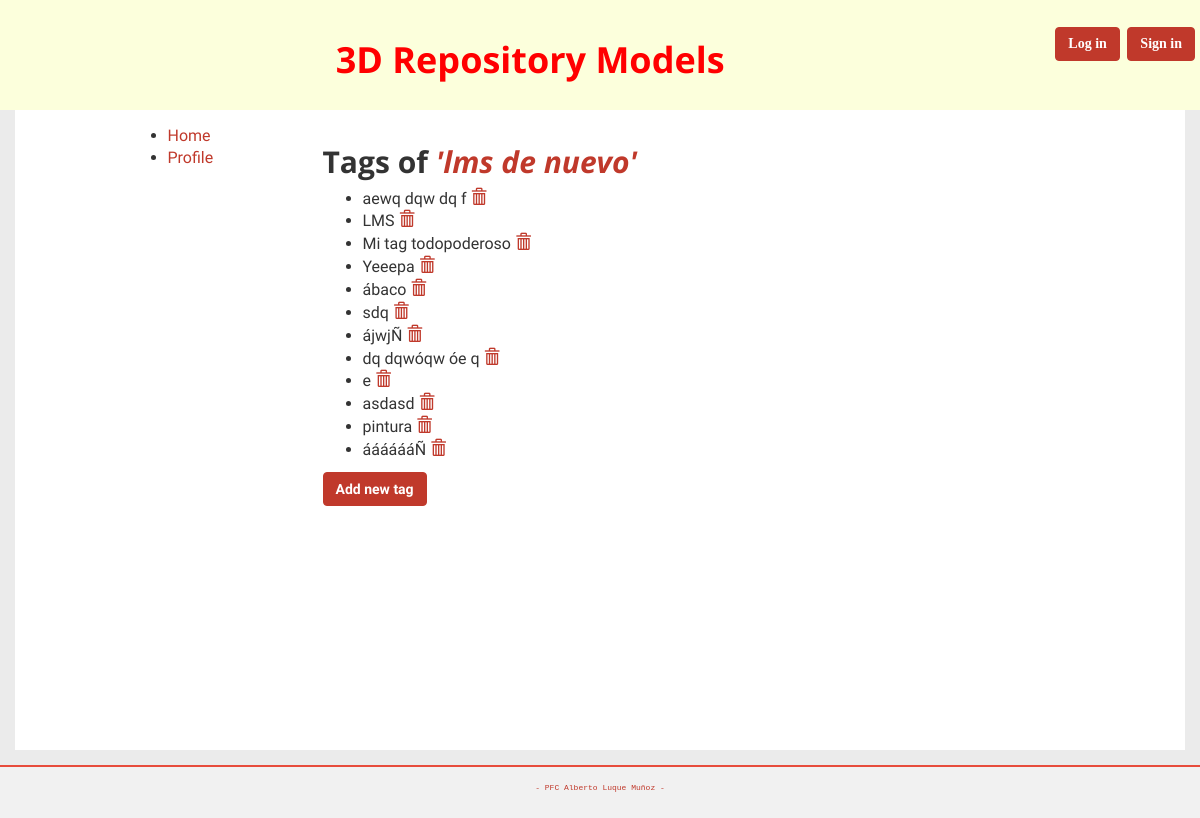
/modelos/15/lista-tags/, run on the app's committed database.
### Repositorio3D/modelos3D/models.py (models this page shows, shortened)
class Model3D(models.Model):
    nombre = models.CharField(max_length=100)
    descripcion = models.TextField(blank=True)
    valoracion = models.FloatField(
        validators=[MinValueValidator(0), MaxValueValidator(10)],
        default=0)
    user = models.ForeignKey(User, null=True)
    class Meta:
        verbose_name = 'Modelo 3D'
        verbose_name_plural = 'Modelos 3D'

class TagsModelos(models.Model):
    modelo = models.ForeignKey('Model3D')
    tag = models.CharField(max_length=50, blank=True)
    class Meta:
        verbose_name = 'Tag'
        verbose_name_plural = 'Tags'

### Repositorio3D/modelos3D/views.py (the view)
# urls.py: url(r'modelos/(?P<modelo_id>\d+)/lista-tags/$', views.VerListaTagsModelo.as_view(), name="lista_tag_modelo"),
class VerListaTagsModelo(ListView):
    model = TagsModelos
    pk_url_kwarg = 'modelo_id'
    template_name = 'modelos3D/lista_tag_modelo.html'
    def get_queryset(self):
        return self.model.objects.filter(modelo_id=self.kwargs[self.pk_url_kwarg])
    def get_context_data(self, **kwargs):
        context = super(VerListaTagsModelo, self).get_context_data(**kwargs)
        modelo = Model3D.objects.get(pk=self.kwargs['modelo_id'])
        context['nombre_modelo'] = modelo.nombre
        context['id_modelo'] = modelo.id
        return context

### Repositorio3D/modelos3D/templates/modelos3D/lista_tag_modelo.html (shortened to what this page needs)
{% extends "base/base.html" %}
{% load i18n %}
{% block body %}
    <h2>{% trans "Tags of" %} <i><a href="{% url 'detalle_modelos' id_modelo %}">'{{nombre_modelo}}'</a></i></h2>
    {% if object_list|length == 0 %}
        {% trans "You have not added any tag yet." %}<br>
    {% else %}
        <ul>
            {% for tag in object_list %}
                    <li>
                        <span>{{ tag.tag }} <a class='glyphicon glyphicon-trash' href="{% url 'eliminar_tag' tag.id %}"></a></span>
                    </li>
            {% endfor %}
        </ul>
    {% endif %}
    <a class="btn btn-primary" href="{% url 'crear_tag' id_modelo %}">{% trans "Add new tag" %}</a>
{% endblock %}

### Repositorio3D/static/css/custom_css.css (style rules this page uses)
body { background-color: #ebebeb; font-family: 'Raleway', sans-serif; font-size: 16px; }
h1, h2, h3, h4, h5, h6 { font-family: 'Open Sans', sans-serif; font-weight: bold; }
a { color: #c0392b; }
.btn-primary { color: #fff; background-color: #c0392b; border-color: #c0392b; font-weight: bold; }

### data on the page
Model3D: nombre "lms de nuevo"
TagsModelos: tag "aewq dqw dq f"
TagsModelos: tag "LMS"
TagsModelos: tag "Mi tag todopoderoso"
TagsModelos: tag "Yeeepa"
TagsModelos: tag "ábaco"
TagsModelos: tag "sdq"
TagsModelos: tag "ájwjÑ"
TagsModelos: tag "dq dqwóqw óe q"
TagsModelos: tag "e"
TagsModelos: tag "asdasd"
TagsModelos: tag "pintura"
TagsModelos: tag "ááááááÑ"
